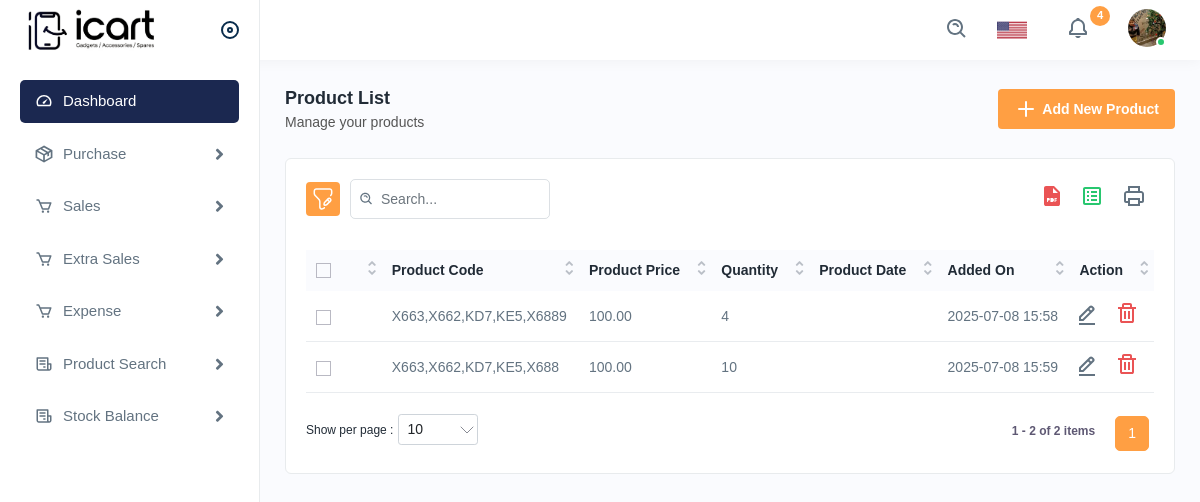
/display-products/, run on the app's committed database.
### stock_app/models.py (models this page shows, shortened)
class Product(models.Model):
    product_code = models.CharField(max_length=500)
    product_price = models.DecimalField(max_digits=10, decimal_places=2)
    quantity = models.PositiveIntegerField(default=0)
    salling_price = models.DecimalField(max_digits=10, decimal_places=2, default=0.00)
    added_on = models.DateTimeField(auto_now_add=True)

### stock_app/views.py (the view)
# urls.py: path('display-products/', views.display_products, name='display_products'),
def display_products(request):
    products = Product.objects.all()
    total_expense = products.aggregate(
        total=Sum(F('product_price') * F('quantity'))
    )['total'] or 0
    return render(request, 'inventory/display_product.html', {
        'products': products,
        'total_expense': total_expense,
    })

### templates/inventory/display_product.html (shortened to what this page needs)
{% extends "inventory/base.html" %}
{% load static %}
{% block content %}
<div class="page-wrapper">
<div class="content">
<div class="page-header">
<div class="page-title">
<h4>Product List</h4>
<h6>Manage your products</h6>
</div>
<div class="page-btn">
<a href="addproduct.html" class="btn btn-added"><img src="{% static 'assets/img/icons/plus.svg' %}" alt="img" class="me-1">Add New Product</a>
</div>
</div>
<div class="card">
<div class="card-body">
<div class="table-top">
<div class="search-set">
<div class="search-path">
<a class="btn btn-filter" id="filter_search">
<img src="{% static 'assets/img/icons/filter.svg' %}" alt="img">
</a>
</div>
<div class="search-input">
<a class="btn btn-searchset"><img src="{% static 'assets/img/icons/search-white.svg' %}" alt="img"></a>
</div>
</div>
<div class="wordset">
<ul>
<li>
<a data-bs-toggle="tooltip" data-bs-placement="top" title="pdf"><img src="{% static 'assets/img/icons/pdf.svg' %}" alt="img"></a>
</li>
<li>
<a data-bs-toggle="tooltip" data-bs-placement="top" title="excel"><img src="{% static 'assets/img/icons/excel.svg' %}" alt="img"></a>
</li>
<li>
<a data-bs-toggle="tooltip" data-bs-placement="top" title="print"><img src="{% static 'assets/img/icons/printer.svg' %}" alt="img"></a>
</li>
</ul>
</div>
</div>
<div class="table-responsive">
  <table class="table datanew">
    <thead>
      <tr>
        <th>
          <label class="checkboxs">
            <span class="checkmarks"></span>
          </label>
        </th>
        <th>Product Code</th>
        <th>Product Price</th>
        <th>Quantity</th>
        <th>Product Date</th>
        <th>Added On</th>
        <th>Action</th>
      </tr>
    </thead>
    <tbody>
      {% for product in products %}
      <tr>
        <td>
          <label class="checkboxs">
            <span class="checkmarks"></span>
          </label>
        </td>
        <td>{{ product.product_code }}</td>
        <td>{{ product.product_price }}</td>
        <td>{{ product.quantity }}</td>
        <td>{{ product.product_date }}</td>
        <td>{{ product.added_on|date:"Y-m-d H:i" }}</td>
        <td>
          <a class="me-3" href="{% url 'edit_product' product.id %}">
            <img src="{% static 'assets/img/icons/edit.svg' %}" alt="edit">
          </a>
          <a class="confirm-text" href="{% url 'delete_product' product.id %}">
            <img src="{% static 'assets/img/icons/delete.svg' %}" alt="delete">
          </a>
        </td>
      </tr>
      {% empty %}
      <tr>
        <td colspan="7" class="text-center">No products available.</td>
      </tr>
      {% endfor %}
    </tbody>
  </table>
</div>
</div>
</div>
</div>
{% endblock %}

### data on the page
Product: product_code "X663,X662,KD7,KE5,X6889", product_price "100.00", quantity "4", added_on "2025-07-08 15:58"
Product: product_code "X663,X662,KD7,KE5,X688", product_price "100.00", quantity "10", added_on "2025-07-08 15:59"
